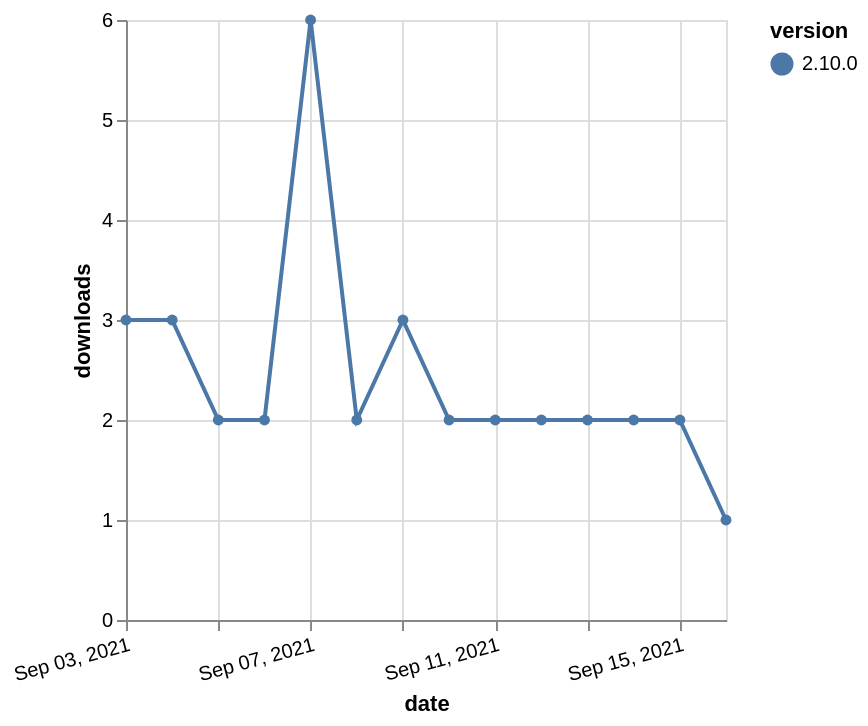

Vega-Lite specification for this chart:
### Vega-Lite specification from a JSON file in a GitHub repository (floating-point values rounded to 4 significant figures)
{"$schema": "https://vega.github.io/schema/vega-lite/v5.json", "description": "A simple bar chart with embedded data.", "data": {"values": [{"date": "2021-09-03", "total": 2523, "delta": 3, "version": "2.10.0"}, {"date": "2021-09-04", "total": 2526, "delta": 3, "version": "2.10.0"}, {"date": "2021-09-05", "total": 2528, "delta": 2, "version": "2.10.0"}, {"date": "2021-09-06", "total": 2530, "delta": 2, "version": "2.10.0"}, {"date": "2021-09-07", "total": 2536, "delta": 6, "version": "2.10.0"}, {"date": "2021-09-08", "total": 2538, "delta": 2, "version": "2.10.0"}, {"date": "2021-09-09", "total": 2541, "delta": 3, "version": "2.10.0"}, {"date": "2021-09-10", "total": 2543, "delta": 2, "version": "2.10.0"}, {"date": "2021-09-11", "total": 2545, "delta": 2, "version": "2.10.0"}, {"date": "2021-09-12", "total": 2547, "delta": 2, "version": "2.10.0"}, {"date": "2021-09-13", "total": 2549, "delta": 2, "version": "2.10.0"}, {"date": "2021-09-14", "total": 2551, "delta": 2, "version": "2.10.0"}, {"date": "2021-09-15", "total": 2553, "delta": 2, "version": "2.10.0"}, {"date": "2021-09-16", "total": 2554, "delta": 1, "version": "2.10.0"}]}, "width": "container", "mark": {"type": "line", "point": {"filled": true}}, "encoding": {"x": {"field": "date", "type": "temporal", "timeUnit": "yearmonthdate", "title": "date", "axis": {"labelAngle": -15}}, "y": {"field": "delta", "type": "quantitative", "title": "downloads"}, "color": {"field": "version", "type": "nominal"}, "tooltip": {"field": "delta"}}}
